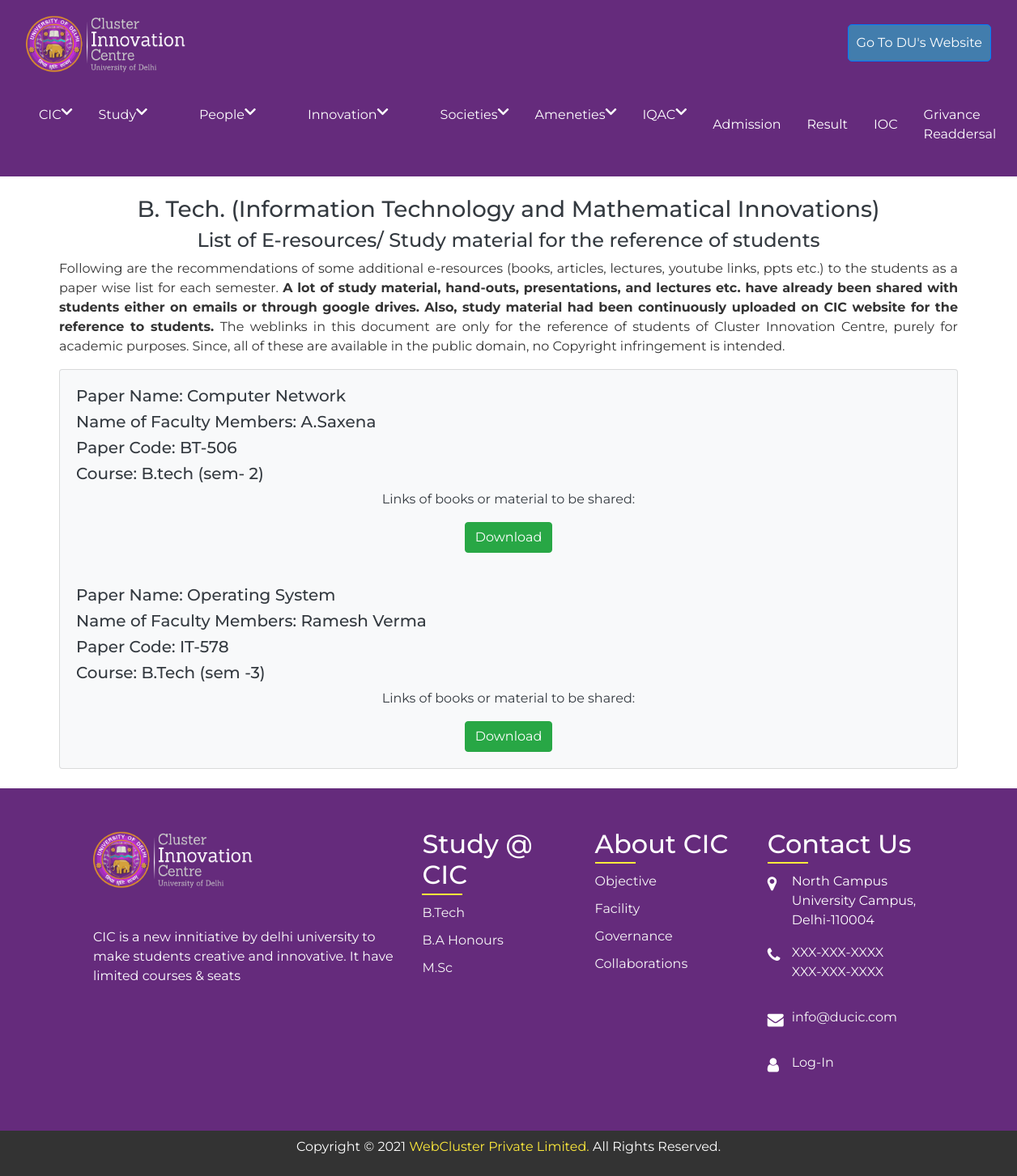
/btechrevised.php, run on the app's committed database.
### tables this page shows
CREATE TABLE `btechrevised` (
  `id` int(11) NOT NULL,
  `papername` varchar(255) NOT NULL,
  `teacher` varchar(255) NOT NULL,
  `code` varchar(255) NOT NULL,
  `course` varchar(255) NOT NULL,
  `pdf` text NOT NULL
);

### btechrevised.php (the view, shortened to what this page needs)
<?php
include('header.php');
?>
<section>
	<div class="container-fluid">
		<div class="container">
			<h3 class="text-center text-dark">B. Tech. (Information Technology and Mathematical Innovations)</h3>
			<h4 class="text-center text-dark">List of E-resources/ Study material for the reference of students</h4>
			<p class="text-justify">
				Following are the recommendations of some additional e-resources (books, articles,
                lectures, youtube links, ppts etc.) to the students as a paper wise list for each semester. <strong>A lot of study material, hand-outs, presentations, and lectures etc. have already been shared with students either on emails or through google drives. Also, study material had been continuously uploaded on CIC website for the reference to students.</strong> The weblinks in this document are only for the reference of students of Cluster Innovation Centre, purely for academic purposes. Since, all of these are available in the public domain, no Copyright infringement is intended.
			</p>
		</div>
	</div>
</section>
<section>
	<div class="container-fluid">
		<div class="container">
			<div class="card bg-light">
                  <?php
                    include('dbcon.php');
                    $query =  "SELECT * FROM btechrevised";
                    $result=mysqli_query($con,$query);
                    while($data=mysqli_fetch_array($result))
                    {
                  ?>
				<div class="card-body">
			        <h5 class="text-dark">Paper Name: <?php echo $data['papername']?></h5>
			        <h5 class="text-dark">Name of Faculty Members: <?php echo $data['teacher']?> </h5>
			        <h5 class="text-dark">Paper Code: <?php echo $data['code']?> </h5>
			        <h5 class="text-dark">Course: <?php echo $data['course']?> </h5>
			        <p class="text-dark text-center">Links of books or material to be shared:</p>
			        <center><a href="admin/<?php echo $data['pdf']?>" target="_pratik" class="btn btn-success">Download</a></center>
				</div>
              <?php
                 }
              ?>
			</div>
		</div>
	</div>
</section>
<?php
include('footer.php');
?>

### headerstyle.css (style rules this page uses)
* { margin: 0; padding: 0; box-sizing: border-box; }
body { font-family: Montserrat, sans-serif; color: #333; min-height: 100vh; }

### data on the page
btechrevised: papername "Computer Network", teacher "A.Saxena", code "BT-506", course "B.tech (sem- 2)"
btechrevised: papername "Operating System", teacher "Ramesh Verma", code "IT-578", course "B.Tech (sem -3)"
